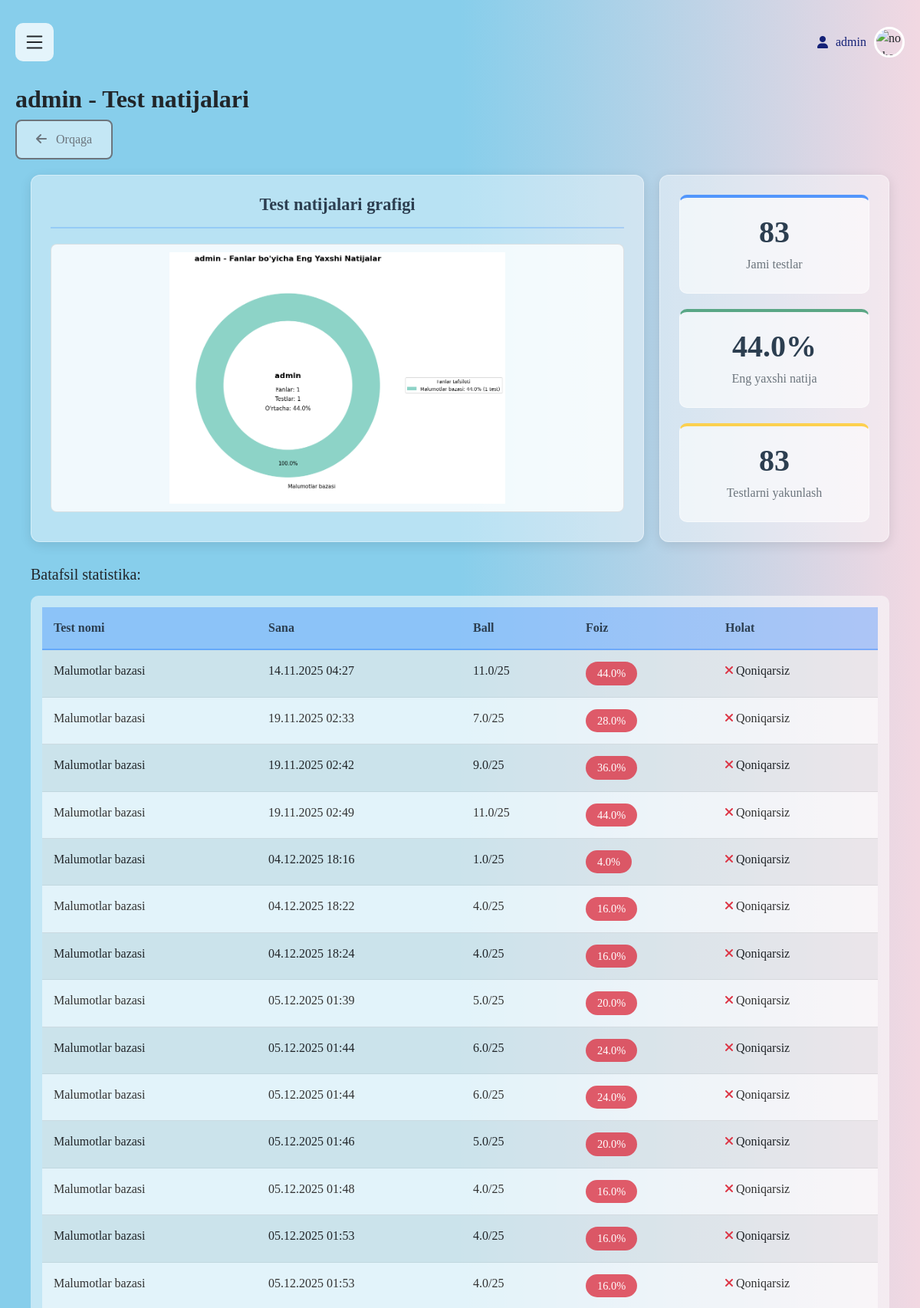
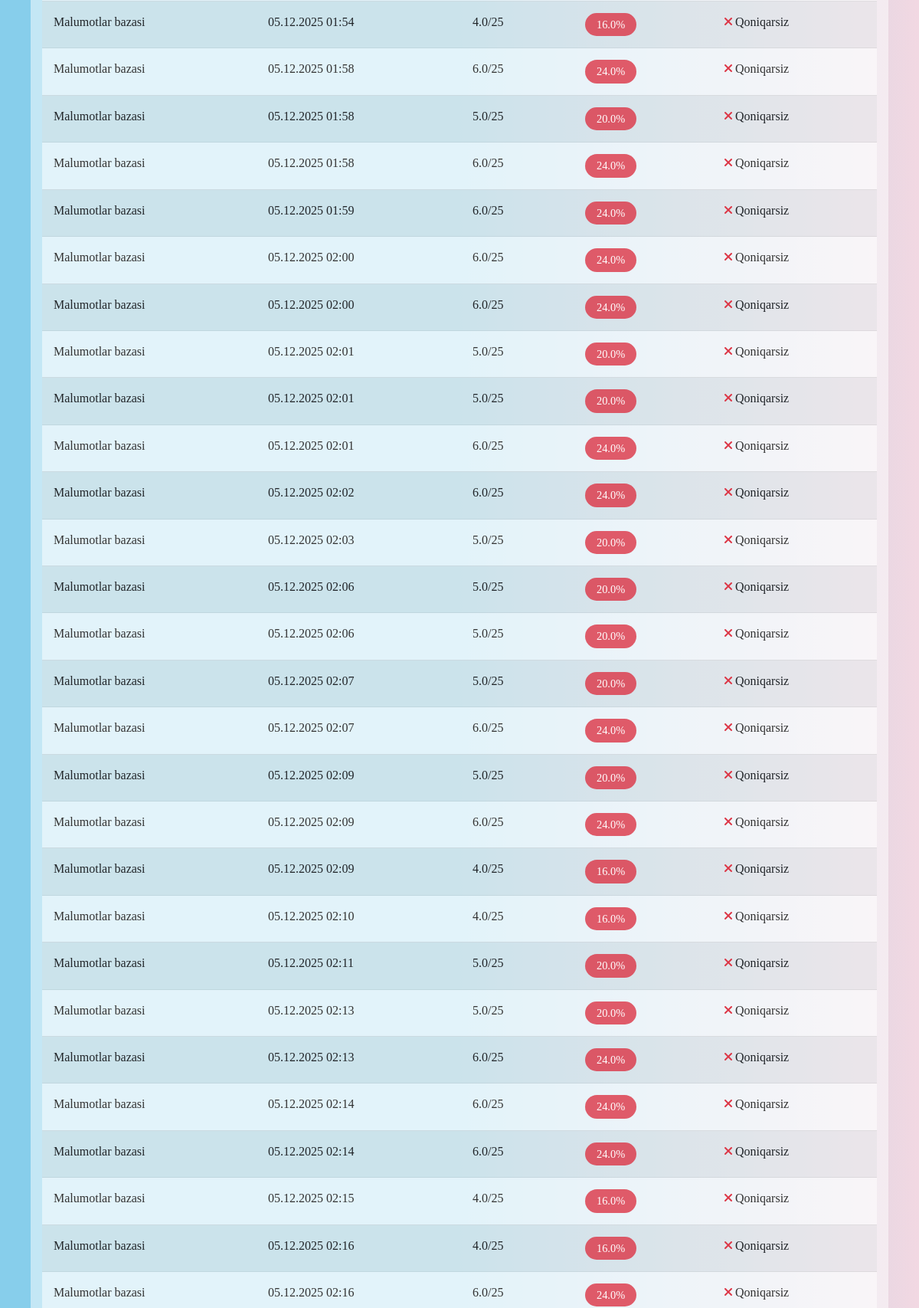
Page /user-stats/1/ (signed in, upper part) on the committed database (2 pictures, top to bottom).
### app1/models.py (models this page shows, shortened)
class TestResult(models.Model):
    user = models.ForeignKey(User, on_delete=models.CASCADE)
    test = models.ForeignKey(Test, on_delete=models.CASCADE)
    score = models.FloatField(default=0)
    total_questions = models.IntegerField(default=0)
    completed_at = models.DateTimeField(auto_now_add=True)
    time_taken_seconds = models.PositiveIntegerField(
        default=0,
        verbose_name="Sarflangan vaqt (soniya)",
        help_text="Foydalanuvchi testni ishlashga sarflagan vaqt"
    )
    average_difficulty = models.FloatField(
        default=0,
        verbose_name="O'rtacha qiyinlik",
        help_text="Testdagi savollarning o'rtacha qiyinlik darajasi"
    )
    def percentage(self):
        if self.total_questions > 0:
            return (self.score / self.total_questions) * 100
        return 0

class Test(models.Model):
    subject = models.ForeignKey(Subject, on_delete=models.CASCADE)
    title = models.CharField(max_length=255)
    description = models.TextField(blank=True, null=True)
    uploaded_at = models.DateTimeField(default=timezone.now)
    time_limit_minutes = models.PositiveIntegerField(
        default=30,
        verbose_name="Test vaqti (daqiqa)",
        help_text="Testni ishlash uchun berilgan maksimal vaqt"
    )
    is_active = models.BooleanField(
        default=True,
        verbose_name="Faol",
        help_text="Test hozir ishlash uchun mavjudmi"
    )
    question_count = models.PositiveIntegerField(
        default=25,
        verbose_name="Savollar soni",
        help_text="Testdagi umumiy savollar soni"
    )

### app1/views.py (the view)
# urls.py: path('user-stats/<int:user_id>/', views.user_stats, name='user_stats'),
@login_required
@user_passes_test(is_admin)
def user_stats(request, user_id):
    user = get_object_or_404(User, id=user_id)
    test_results = TestResult.objects.filter(user=user).select_related('test').order_by('completed_at')
    subject_stats = {}
    for result in test_results:
        subject_name = result.test.subject.name if result.test.subject else "Noma'lum fan"
        percentage = result.percentage()
        if subject_name not in subject_stats or percentage > subject_stats[subject_name]['best_score']:
            subject_stats[subject_name] = {
                'best_score': percentage,
                'test_count': subject_stats.get(subject_name, {}).get('test_count', 0) + 1,
                'last_test': result.completed_at
            }
    best_percentage = 0
    if test_results:
        percentages = [result.percentage() for result in test_results]
        best_percentage = max(percentages)
    plt.figure(figsize=(10, 10))
    if subject_stats:
        subjects = list(subject_stats.keys())
        best_scores = [subject_stats[subj]['best_score'] for subj in subjects]
        test_counts = [subject_stats[subj]['test_count'] for subj in subjects]
        colors = plt.cm.Set3(np.linspace(0, 1, len(subjects)))
        wedges, texts, autotexts = plt.pie(
            best_scores,
            labels=subjects,
            colors=colors,
            autopct='%1.1f%%',
            startangle=90,
            pctdistance=0.85,
            textprops={'fontsize': 11}
        )
        centre_circle = plt.Circle((0, 0), 0.70, fc='white')
        plt.gca().add_artist(centre_circle)
        total_subjects = len(subjects)
        total_tests = sum(test_counts)
        avg_best_score = sum(best_scores) / len(best_scores) if best_scores else 0
        plt.text(0, 0.1, f'{user.username}', ha='center', va='center',
                 fontsize=16, fontweight='bold')
        plt.text(0, -0.05, f'Fanlar: {total_subjects}', ha='center', va='center',
                 fontsize=12)
        plt.text(0, -0.15, f'Testlar: {total_tests}', ha='center', va='center',
                 fontsize=12)
        plt.text(0, -0.25, f"O'rtacha: {avg_best_score:.1f}%", ha='center', va='center',
                 fontsize=12)
        plt.title(f'{user.username} - Fanlar bo\'yicha Eng Yaxshi Natijalar',
                  fontsize=16, fontweight='bold', pad=20)
        legend_labels = []
        for i, (subject, stats) in enumerate(subject_stats.items()):
            legend_labels.append(f"{subject}: {stats['best_score']:.1f}% ({stats['test_count']} test)")
        plt.legend(wedges, legend_labels, title="Fanlar tafsiloti",
                   loc="center left", bbox_to_anchor=(1, 0, 0.5, 1), fontsize=10)
        plt.tight_layout()
        buffer = io.BytesIO()
        plt.savefig(buffer, format='png', dpi=100, bbox_inches='tight')
        buffer.seek(0)
        image_png = buffer.getvalue()
        buffer.close()
        graphic = base64.b64encode(image_png).decode('utf-8')
        plt.close()
    else:
        graphic = None
    subject_details = []
    if subject_stats:
        for subject, stats in subject_stats.items():
            subject_details.append({
                'name': subject,
                'best_score': stats['best_score'],
                'test_count': stats['test_count'],
                'last_test': stats['last_test'].strftime("%d.%m.%Y %H:%M") if stats['last_test'] else "Noma'lum"
            })
        subject_details.sort(key=lambda x: x['best_score'], reverse=True)
    return render(request, 'app1/user_stats.html', {
        'user': user,
        'test_results': test_results,
        'graphic': graphic,
        'best_percentage': round(best_percentage, 1),
        'subject_details': subject_details,  # Fanlar tafsiloti
        'total_subjects': len(subject_stats) if subject_stats else 0,
        'total_tests': sum([s['test_count'] for s in subject_stats.values()]) if subject_stats else 0,
        'avg_best_score': sum([s['best_score'] for s in subject_stats.values()]) / len(
            subject_stats) if subject_stats else 0
    })

### app1/views.py (called while the page is built)
def is_admin(user):
    return user.is_staff

### templates/app1/user_stats.html (shortened to what this page needs)
{% extends 'base.html' %}
{% block content %}
      <div class="user_stats_container">
           <h4>
             {{ user.username }} - Test natijalari
          </h4>
            <a href="{% url 'admin_stats' %}" class="btn btn-outline-secondary">
              <i class="fas fa-arrow-left"></i> Orqaga
            </a>
        <div class="card-body">
         <div class="responsive-container">
  {% if graphic %}
  <div class="graphic-section">
    <h5>Test natijalari grafigi</h5>
    <img
      alt="Test natijalari grafigi"
      class="graphic-img"
    />
  </div>
  {% else %}
  <div class="graphic-section">
    <h5>Test natijalari</h5>
    <p>Natijalar soni: {{ test_results.count }} ta</p>
    <p>Grafik: {{ graphic|yesno:"Mavjud,Mavjud emas" }}</p>
  </div>
  {% endif %}
  {% if test_results %}
  <div class="stats-section">
    <div class="stat-box">
      <h5 class="card-title">{{ test_results.count }}</h5>
      <p class="card-text">Jami testlar</p>
    </div>
    <div class="stat-box">
      <h5 class="card-title">{{ best_percentage }}%</h5>
      <p class="card-text">Eng yaxshi natija</p>
    </div>
    <div class="stat-box">
      <h5 class="card-title">{{ test_results.count }}</h5>
      <p class="card-text">Testlarni yakunlash</p>
    </div>
  </div>
  {% endif %}
</div>
          <h5 class="mb-3">Batafsil statistika:</h5>
          <div class="table-responsive">
            <table class="table table-striped">
              <thead>
                <tr>
                  <th>Test nomi</th>
                  <th>Sana</th>
                  <th>Ball</th>
                  <th>Foiz</th>
                  <th>Holat</th>
                </tr>
              </thead>
              <tbody>
                {% for result in test_results %}
                <tr>
                  <td>{{ result.test.title }}</td>
                  <td>{{ result.completed_at|date:"d.m.Y H:i" }}</td>
                  <td>{{ result.score }}/{{ result.total_questions }}</td>
                  <td>
                    {% with percentage=result.percentage %}
                    <span
                      class="badge {% if percentage >= 80 %}bg-success{% elif percentage >= 60 %}bg-warning{% else %}bg-danger{% endif %}"
                    >
                      {{ percentage|floatformat:1 }}%
                    </span>
                    {% endwith %}
                  </td>
                  <td>
                    {% with percentage=result.percentage %}
                    {% if percentage >= 80 %}
                    <i class="fas fa-check text-success"></i> A'lo
                    {% elif percentage >= 60 %}
                    <i class="fas fa-check text-warning"></i> Yaxshi
                    {% else %}
                    <i class="fas fa-times text-danger"></i> Qoniqarsiz
                    {% endif %}
                    {% endwith %}
                  </td>
                </tr>
                {% empty %}
                <tr>
                  <td colspan="5" class="text-center text-muted">
                    Hozircha test natijalari mavjud emas
                  </td>
                </tr>
                {% endfor %}
              </tbody>
            </table>
          </div>
        </div>
      </div>
{% endblock %}

### templates/base.html (shortened to what this page needs)
<!DOCTYPE html>
<html lang="uz">
  <head>
    <link
      href="https://cdn.jsdelivr.net/npm/bootstrap@5.1.3/dist/css/bootstrap.min.css"
      rel="stylesheet"
    />
    <link
      href="https://cdnjs.cloudflare.com/ajax/libs/font-awesome/6.0.0/css/all.min.css"
      rel="stylesheet"
    />
  </head>
  <body>
    <section class="contaner_box">
      <section class="hed_main" id="hedMain">
        <header id="heaDer">
          <section class="section_header">
            <div class="logo">
              <svg
                xmlns="http://www.w3.org/2000/svg"
                width="16"
                height="16"
                fill="currentColor"
                viewBox="0 0 16 16"
                id="menu"
              >
                <path
                  fill-rule="evenodd"
                  d="M2.5 12a.5.5 0 0 1 .5-.5h10a.5.5 0 0 1 0 1H3a.5.5 0 0 1-.5-.5m0-4a.5.5 0 0 1 .5-.5h10a.5.5 0 0 1 0 1H3a.5.5 0 0 1-.5-.5m0-4a.5.5 0 0 1 .5-.5h10a.5.5 0 0 1 0 1H3a.5.5 0 0 1-.5-.5"
                />
              </svg>
            </div>
            <div class="profil_img" id="contanerList">
              <span><i class="fas fa-user"></i> {{ user.username }} </span>
              <img
                src="https://img.freepik.com/free-vector/smiling-young-man-illustration_1308-174669.jpg?semt=ais_hybrid&w=740&q=80"
                alt="no photo"
                id="loginBtn"
              />
            </div>
          </section>
        </header>
        <main>
          {% block content %}{% endblock %}
        </main>
      </section>
    </section>
  </body>
</html>

### templates/base.html (style rules this page uses)
* { padding: 0; margin: 0; font-family: "Times New Roman", Times, serif; box-sizing: border-box; }
body { min-height: 100vh; overflow-x: hidden; background: linear-gradient(to right, #87ceeb, #87ceeb, #f2d8e2); }
h4 { font-size: 32px; font-weight: bold; }
.contaner_box { display: flex; min-height: 100vh; width: 100%; position: relative; }
.hed_main { flex: 1; padding: 20px; transition: margin-left 0.5s ease; width: 100%; min-height: 100vh; }
header { width: 100%; height: auto; margin-bottom: 20px; }
.section_header { display: flex; justify-content: space-between; align-items: center; width: 100%; height: auto; padding: 10px 0; }
.logo { display: flex; align-items: center; }
.logo svg { width: 50px; height: 50px; cursor: pointer; backdrop-filter: blur(100px); background-color: rgba(255, 255, 255, 0.782); border-radius: 10px; padding: 10px; transition: all 0.5s ease; }
.profil_img { display: flex; align-items: center; gap: 10px; position: relative; z-index: 100; }
.profil_img img { width: 40px; height: 40px; border-radius: 50%; border: 3px solid white; transition: 0.3s ease; cursor: pointer; object-fit: cover; }
.profil_img span { display: flex; gap: 10px; align-items: center; text-decoration: none; border-radius: 10px; transition: 0.3s ease; color: rgb(20, 33, 119); font-size: 16px; font-weight: 500; }

### rows in the picture
TestResult: test "Malumotlar bazasi", completed_at "14.11.2025 04:27", score "11.0", total_questions "25", percentage "44.0"
TestResult: test "Malumotlar bazasi", completed_at "19.11.2025 02:33", score "7.0", total_questions "25", percentage "28.0"
TestResult: test "Malumotlar bazasi", completed_at "19.11.2025 02:42", score "9.0", total_questions "25", percentage "36.0"
TestResult: test "Malumotlar bazasi", completed_at "19.11.2025 02:49", score "11.0", total_questions "25", percentage "44.0"
TestResult: test "Malumotlar bazasi", completed_at "04.12.2025 18:16", score "1.0", total_questions "25", percentage "4.0"
TestResult: test "Malumotlar bazasi", completed_at "04.12.2025 18:22", score "4.0", total_questions "25", percentage "16.0"
TestResult: test "Malumotlar bazasi", completed_at "04.12.2025 18:24", score "4.0", total_questions "25", percentage "16.0"
TestResult: test "Malumotlar bazasi", completed_at "05.12.2025 01:39", score "5.0", total_questions "25", percentage "20.0"
TestResult: test "Malumotlar bazasi", completed_at "05.12.2025 01:44", score "6.0", total_questions "25", percentage "24.0"
TestResult: test "Malumotlar bazasi", completed_at "05.12.2025 01:44", score "6.0", total_questions "25", percentage "24.0"
TestResult: test "Malumotlar bazasi", completed_at "05.12.2025 01:46", score "5.0", total_questions "25", percentage "20.0"
TestResult: test "Malumotlar bazasi", completed_at "05.12.2025 01:48", score "4.0", total_questions "25", percentage "16.0"
TestResult: test "Malumotlar bazasi", completed_at "05.12.2025 01:53", score "4.0", total_questions "25", percentage "16.0"
TestResult: test "Malumotlar bazasi", completed_at "05.12.2025 01:53", score "4.0", total_questions "25", percentage "16.0"
TestResult: test "Malumotlar bazasi", completed_at "05.12.2025 01:54", score "4.0", total_questions "25", percentage "16.0"
TestResult: test "Malumotlar bazasi", completed_at "05.12.2025 01:58", score "6.0", total_questions "25", percentage "24.0"
TestResult: test "Malumotlar bazasi", completed_at "05.12.2025 01:58", score "5.0", total_questions "25", percentage "20.0"
TestResult: test "Malumotlar bazasi", completed_at "05.12.2025 01:58", score "6.0", total_questions "25", percentage "24.0"
TestResult: test "Malumotlar bazasi", completed_at "05.12.2025 01:59", score "6.0", total_questions "25", percentage "24.0"
TestResult: test "Malumotlar bazasi", completed_at "05.12.2025 02:00", score "6.0", total_questions "25", percentage "24.0"
TestResult: test "Malumotlar bazasi", completed_at "05.12.2025 02:00", score "6.0", total_questions "25", percentage "24.0"
TestResult: test "Malumotlar bazasi", completed_at "05.12.2025 02:01", score "5.0", total_questions "25", percentage "20.0"
TestResult: test "Malumotlar bazasi", completed_at "05.12.2025 02:01", score "5.0", total_questions "25", percentage "20.0"
TestResult: test "Malumotlar bazasi", completed_at "05.12.2025 02:01", score "6.0", total_questions "25", percentage "24.0"
TestResult: test "Malumotlar bazasi", completed_at "05.12.2025 02:02", score "6.0", total_questions "25", percentage "24.0"
TestResult: test "Malumotlar bazasi", completed_at "05.12.2025 02:03", score "5.0", total_questions "25", percentage "20.0"
TestResult: test "Malumotlar bazasi", completed_at "05.12.2025 02:06", score "5.0", total_questions "25", percentage "20.0"
TestResult: test "Malumotlar bazasi", completed_at "05.12.2025 02:06", score "5.0", total_questions "25", percentage "20.0"
TestResult: test "Malumotlar bazasi", completed_at "05.12.2025 02:07", score "5.0", total_questions "25", percentage "20.0"
TestResult: test "Malumotlar bazasi", completed_at "05.12.2025 02:07", score "6.0", total_questions "25", percentage "24.0"
TestResult: test "Malumotlar bazasi", completed_at "05.12.2025 02:09", score "5.0", total_questions "25", percentage "20.0"
TestResult: test "Malumotlar bazasi", completed_at "05.12.2025 02:09", score "6.0", total_questions "25", percentage "24.0"
TestResult: test "Malumotlar bazasi", completed_at "05.12.2025 02:09", score "4.0", total_questions "25", percentage "16.0"
TestResult: test "Malumotlar bazasi", completed_at "05.12.2025 02:10", score "4.0", total_questions "25", percentage "16.0"
TestResult: test "Malumotlar bazasi", completed_at "05.12.2025 02:11", score "5.0", total_questions "25", percentage "20.0"
TestResult: test "Malumotlar bazasi", completed_at "05.12.2025 02:13", score "5.0", total_questions "25", percentage "20.0"
TestResult: test "Malumotlar bazasi", completed_at "05.12.2025 02:13", score "6.0", total_questions "25", percentage "24.0"
TestResult: test "Malumotlar bazasi", completed_at "05.12.2025 02:14", score "6.0", total_questions "25", percentage "24.0"
TestResult: test "Malumotlar bazasi", completed_at "05.12.2025 02:14", score "6.0", total_questions "25", percentage "24.0"
TestResult: test "Malumotlar bazasi", completed_at "05.12.2025 02:15", score "4.0", total_questions "25", percentage "16.0"
TestResult: test "Malumotlar bazasi", completed_at "05.12.2025 02:16", score "4.0", total_questions "25", percentage "16.0"
TestResult: test "Malumotlar bazasi", completed_at "05.12.2025 02:16", score "6.0", total_questions "25", percentage "24.0"

### other values in the picture
{{ user.username }} "admin"
{{ test_results.count }} "83"
{{ best_percentage }} "44.0"
